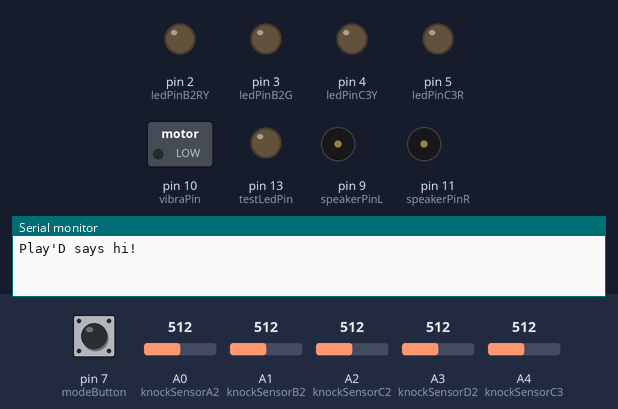
A sketch run on a simulated Arduino Uno, built with avr-gcc and run on an emulated ATmega328P. On the bench: switched loads named in the sketch (green lamp = pin HIGH), output pins drawn as LEDs (lit = HIGH), buzzer (waves = sounding, pin HIGH), the last lines printed to the serial monitor. Dashed ring = blinking. The inputs (shaded band) are chosen by the test bench; at power-on: A0 (knockSensorA2) = 512, pin 7 (modeButton) LOW, A4 (knockSensorC3) = 512, A1 (knockSensorB2) = 512, A2 (knockSensorC2) = 512, A3 (knockSensorD2) = 512. Random numbers use the default seed unless the sketch sets one.

Above: at 1.2 s.
1.3 s: A0 (knockSensorA2) set to 547
At 4.2 s:
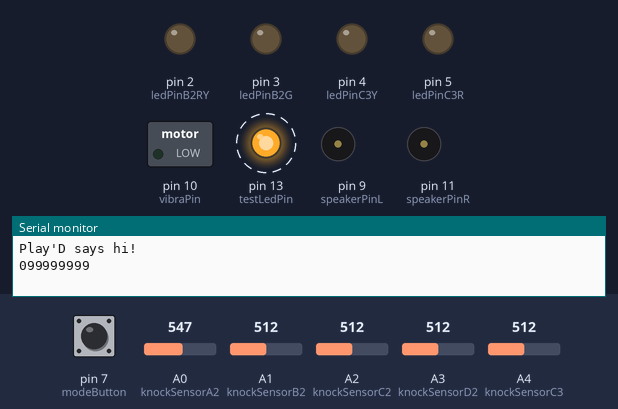
4.3 s: pin 7 (modeButton) pulled HIGH for 3.2 s
At 9.6 s:
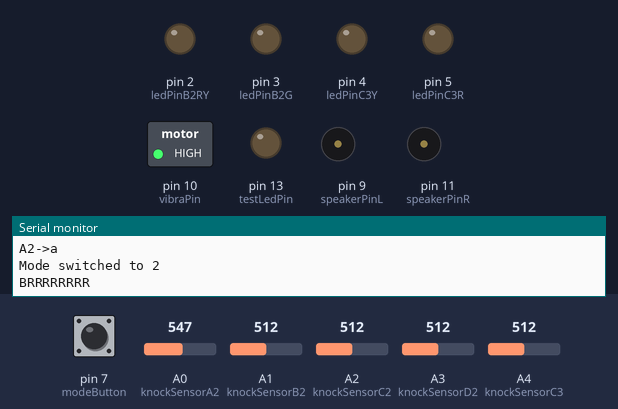
10.1 s: A4 (knockSensorC3) set to 544
12.3 s: A4 (knockSensorC3) set to 27
14.3 s: A4 (knockSensorC3) set to 22
At 17.2 s:
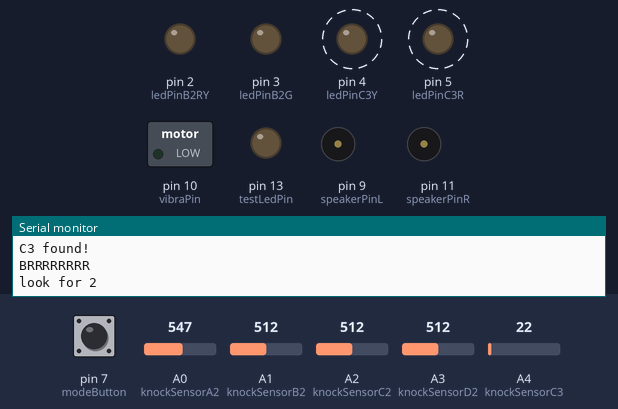
17.3 s: A4 (knockSensorC3) set to 30
At 19.0 s:
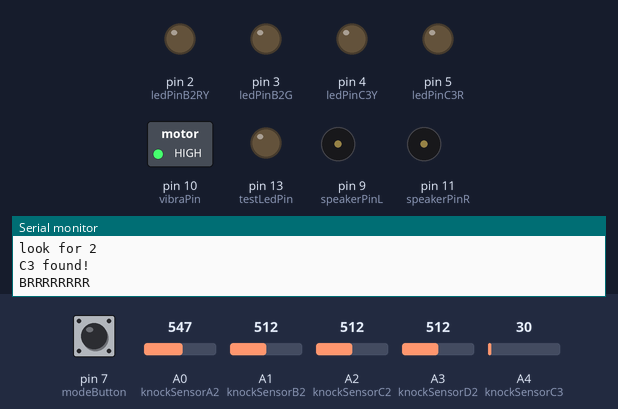
Timing chart, 0 to 21.3 s (numbered marks = the images above; inputs shaded):
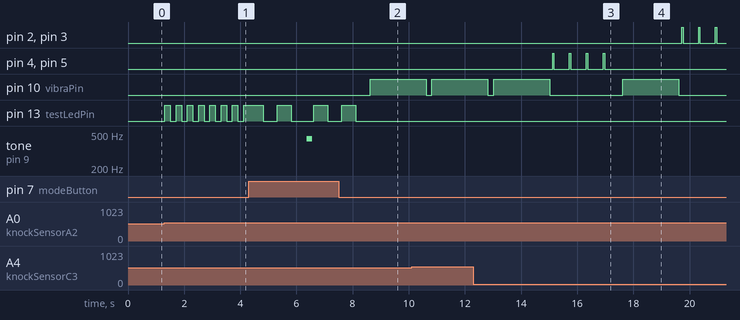

Measured:
- the behaviour switches between 536 and 537 on A0 (knockSensorA2) (found by bisection; images 0 and 1)
- the behaviour switches between 25 and 24 on A4 (knockSensorC3) (found by bisection; images 2 and 3)
- after the input at 1.3 s, pin 13 (testLedPin): alternates HIGH for 0.20 s and LOW for 0.20 s, starting at once
- after the input at 4.3 s, pin 10 (vibraPin): LOW → HIGH after 4.3 s; tone on pin 9 (speakerPinL): silent → 438 Hz after 2.1 s, → silent 0.20 s later
- after the input at 14.3 s, pin 4 (ledPinC3Y), pin 5 (ledPinC3R): alternates HIGH for 0.05 s and LOW for 0.55 s, starting after 0.82 s
- after the input at 17.3 s, pin 2 (ledPinB2RY), pin 3 (ledPinB2G): alternates HIGH for 0.05 s and LOW for 0.55 s, starting after 2.4 s; pin 10 (vibraPin): LOW → HIGH after 0.32 s, → LOW 2.0 s later

The sketch:

Playd1.pde
```cpp
//**********************************************************************//
//                                                                      //
//                            PLAY'D                                    //
//                        code version 0.1                              //
//                                                                      //
// PLAYD'D code for use with a 4x4 Arduino-controlled Play'D            //
// This version has 5 push-sensors, 4 independent light-connections,    //
// 2 speakers and 1 vibration actuator                                  //
//                                                                      //
// code by Viktor de Boer 2009                                          //
//                                                                      //
//**********************************************************************//

int ledPinB2RY = 2; // red/yellow lights on B2
int ledPinB2G = 3; // green lights on B2
int ledPinC3Y = 4; // yellow lights on C3
int ledPinC3R = 5; // red lights on C3

int currentMode = 0;   // The current mode (0=movement, 1=instrument)
int modeButtonVal=0;
int modeButton = 7; // pin for modebutton
int mode2Mode = 0;  // mode within mode 2

int testLedPin = 13;   // test led, changes at push and mode change
int statePin = LOW;   // variable used to store the last LED status, to toggle the light

int speakerPinL = 9;      // Left speaker
int speakerPinR = 11;     // Right speaker

int vibraPin = 10;

// Push sensors
int knockSensorA2 = 0;  // this knock sensor will be plugged at analog pin 0
int knockSensorB2 = 1;  // this knock sensor will be plugged at analog pin 1
int knockSensorC2 = 2;  // this knock sensor will be plugged at analog pin 2
int knockSensorD2 = 3;  //
int knockSensorC3 = 4;  //

byte valA2 = 0;         // variable to store the value read from the sensor pin
byte valB2 = 0;         // variable to store the value read from the sensor pin
byte valC2 = 0;         // variable to store the value read from the sensor pin
byte valD2 = 0;
byte valC3 = 0;

int THRESHOLD = 25;  // threshold value to decide when the detected sound is a knock or not
int lpArray[5] = {99,99,99,99,99}; // last pushed knockSensors (start =99)


// music globals
int length = 15; // the number of notes
char notes0[] = "CCCgaageeddC"; // a space represents a rest "CCCgaageeddC "
char notes1[] = "ccggaagffeeddc"; // a space represents a rest "ccggaagffeeddc "
int beats[] = { 1, 1, 1, 1, 1, 1, 2, 1, 1, 1, 1, 1, 1, 2, 4 };
int tempo = 300;


void setup() {
  // declare input/outputs (knock sensors on analog input: do not need to be declared)
     pinMode(ledPinB2RY,OUTPUT);
     pinMode(ledPinB2G,OUTPUT);
     pinMode(ledPinC3Y,OUTPUT);
     pinMode(ledPinC3R,OUTPUT);
     pinMode(testLedPin,OUTPUT);
     pinMode(speakerPinL, OUTPUT);
     pinMode(speakerPinR, OUTPUT);
     pinMode(vibraPin, OUTPUT);
     pinMode(modeButton, INPUT);

    // say hi over serial connection
     Serial.begin(9600);
     Serial.println("Play'D says hi!");
}

void loop() {

  // Switch modes on button push
  modeButtonVal = digitalRead(modeButton);
  // Serial.print(modeButtonVal);
  if (modeButtonVal==HIGH){
        if (currentMode==2){
          currentMode=0;
        }
        else if (currentMode==0){
          currentMode=1;
          resetArray();
        }
        else if (currentMode==1){
          currentMode=2;
          mode2Mode=0;
        }
        Serial.print("Mode switched to ");
        Serial.println(currentMode);
        digitalWrite(testLedPin, HIGH); // turn the led on or off
        delay(500);
        digitalWrite(testLedPin, LOW); // turn the led on or off
        delay(500);
        digitalWrite(testLedPin, HIGH);// turn the led on or off
        delay(500);
        digitalWrite(testLedPin, LOW); // turn the led on or off
        delay(500);

  }
    // *********************************    MODE 0   ***************************************
  if(currentMode==0){

  valA2 = analogRead(knockSensorA2);    // read the sensor and store it in the variable "val"
  valB2 = analogRead(knockSensorB2);    // read the sensor and store it in the variable "val"
  valC2 = analogRead(knockSensorC2);    // read the sensor and store it in the variable "val"
  valD2 = analogRead(knockSensorD2);    // read the sensor and store it in the variable "val"
  valC3 = analogRead(knockSensorC3);    // read the sensor and store it in the variable "val"

  if (valA2 >= THRESHOLD) {
    statePin = !statePin;           // toggle the status of the ledPin (this trick doesn't use time cycles)
    digitalWrite(testLedPin, statePin); // turn the led on or off
    delay(100);  // we have to make a delay to avoid overloading the serial port
    if (lpArray[0] !=0){push(0);    processLP();}   // if the pushed button is not the same as last time, add to array
  }

  if (valB2 >= THRESHOLD) {
    // toggle light show at B2
    lightshowB2();
    statePin = !statePin;           // toggle the status of the ledPin (this trick doesn't use time cycles)
    digitalWrite(testLedPin, statePin); // turn the led on or off
    delay(100);  // we have to make a delay to avoid overloading the serial port
    if (lpArray[0] !=1) {push(1);    processLP();}
  }

  if (valC2 >= THRESHOLD) {
    statePin = !statePin;           // toggle the status of the ledPin (this trick doesn't use time cycles)
    digitalWrite(testLedPin, statePin); // turn the led on or off
    delay(100);  // we have to make a delay to avoid overloading the serial port
    if (lpArray[0] !=2){push(2);    processLP();}

  }

  if (valD2 >= THRESHOLD) {
    // toggle light show at B2
    statePin = !statePin;           // toggle the status of the ledPin (this trick doesn't use time cycles)
    digitalWrite(testLedPin, statePin); // turn the led on or off
    delay(100);  // we have to make a delay to avoid overloading the serial port
    if (lpArray[0] !=3) {push(3);    processLP();}
  }

  if (valC3 >= THRESHOLD) {
    lightshowC3();
    statePin = !statePin;           // toggle the status of the ledPin (this trick doesn't use time cycles)
    digitalWrite(testLedPin, statePin); // turn the led on or off
    delay(100);  // we have to make a delay to avoid overloading the serial port
    if (lpArray[0] !=4){push(4);    processLP();}

  }
  delay(100);  // we have to make a delay to avoid overloading the serial port
  }


  // *********************************    MODE 1   ***************************************
  if (currentMode==1){


  valA2 = analogRead(knockSensorA2);    // read the sensor and store it in the variable "val"
  valB2 = analogRead(knockSensorB2);    // read the sensor and store it in the variable "val"
  valC2 = analogRead(knockSensorC2);    // read the sensor and store it in the variable "val"
  valD2 = analogRead(knockSensorD2);    // read the sensor and store it in the variable "val"
  valC3 = analogRead(knockSensorC3);    // read the sensor and store it in the variable "val"

 if (valA2 >= THRESHOLD) {
    playNote(speakerPinL, 'a', 200);
    Serial.println("A2->a");
    delay(50);  // we have to make a delay to avoid overloading the serial port
  }
 if (valB2 >= THRESHOLD) {
    flashB2();
    playNote(speakerPinL, 'b', 200);
    Serial.println("B2->B plus lights");
    delay(50);  // we have to make a delay to avoid overloading the serial port
  }
  if (valC2 >= THRESHOLD) {
    playNote(speakerPinR, 'c', 200);
    Serial.println("C2->c");
    delay(50);  // we have to make a delay to avoid overloading the serial port
  }
  if (valD2 >= THRESHOLD) {
    playNote(speakerPinR, 'd', 200);
    Serial.println("D2->d");
    delay(50);  // we have to make a delay to avoid overloading the serial port
  }
  if (valC3 >= THRESHOLD) {
    flashC3();
    playNote(speakerPinL, 'e', 200);
    Serial.println("C3->e plus lights");
    delay(50);  // we have to make a delay to avoid overloading the serial port
  }

  delay(50);  // we have to make a delay to avoid overloading the serial port

} // close mode 1


  // *********************************    MODE 2   ***************************************
  // choose a square at random (for now only B2 or C3) and flash it until right square is pushed.
  // in that case, vibrate for X seconds, then choose anew.

  if (currentMode==2){

    // found / choosing mode
    if (mode2Mode == 0){
      Serial.println("BRRRRRRRR");
      vibrateLong();
      mode2Mode = random(1,3); // choose at random
      Serial.print("look for ");
      Serial.println(mode2Mode);
      delay(50);
    }
    // push B2 mode
    else if (mode2Mode == 1){
      valB2 = analogRead(knockSensorB2);    // read the sensor and store it in the variable "val"
      if (valB2 >= THRESHOLD) {
        mode2Mode = 0;                      // go to found mode
        Serial.println("B2 found!");
        delay(50);  // we have to make a delay to avoid overloading the serial port
      }
      else{
        flashB2();
        delay(500);
      }
    }
    // push C3 mode
    else if (mode2Mode == 2){
      valC3 = analogRead(knockSensorC3);    // read the sensor and store it in the variable "val"
      if (valC3 >= THRESHOLD) {
        mode2Mode = 0;                      // go to found mode
        Serial.println("C3 found!");
        delay(50);                          // we have to make a delay to avoid overloading the serial port
      }
      else{
        flashC3();
        delay(500);
      }
    }
    delay(50);
  }// close mode 2

} // close loop
// ********************  Supporting functions  *****************************

// Array-functions
// push int on array
void push(int i){
    lpArray[4] = lpArray[3];
    lpArray[3] = lpArray[2];
    lpArray[2] = lpArray[1];
    lpArray[1] = lpArray[0];
    lpArray[0] = i;
    Serial.print(lpArray[0]);
    Serial.print(lpArray[1]);
    Serial.print(lpArray[2]);
    Serial.print(lpArray[3]);
    Serial.println(lpArray[4]);
}

void resetArray(){
          lpArray[0] = 99;
          lpArray[1] = 99;
          lpArray[2] = 99;
          lpArray[3] = 99;
          lpArray[4] = 99;
        }
// process the array
 void processLP(){
     int a = lpArray[0];
     int b = lpArray[1];
     int c = lpArray[2];
    if (a==0 && b==1 && c==2){
        lightshowB2();
        playSong(speakerPinR,0);
        Serial.print("playing right");
    }
    if (a==3 && b==2 && c==1){
        lightshowC3;
        playSong(speakerPinL,1);
        Serial.print("playing left");
    }
 }


 //****************   Play music  *******************************
/* Melody
 * (cleft) 2005 D. Cuartielles for K3
 *
 * This example uses a piezo speaker to play melodies.  It sends
 * a square wave of the appropriate frequency to the piezo, generating
 * the corresponding tone.
 *
 * The calculation of the tones is made following the mathematical
 * operation:
 *
 *       timeHigh = period / 2 = 1 / (2 * toneFrequency)
 *
 * where the different tones are described as in the table:
 *
 * note 	frequency 	period 	timeHigh
 * c 	        261 Hz 	        3830 	1915
 * d 	        294 Hz 	        3400 	1700
 * e 	        329 Hz 	        3038 	1519
 * f 	        349 Hz 	        2864 	1432
 * g 	        392 Hz 	        2550 	1275
 * a 	        440 Hz 	        2272 	1136
 * b 	        493 Hz 	        2028	1014
 * C	        523 Hz	        1912 	956
 *
 * http://www.arduino.cc/en/Tutorial/Melody
 */


void playTone(int speakerPinX, int tone, int duration) {
  for (long i = 0; i < duration * 1000L; i += tone * 2) {
    digitalWrite(speakerPinX, HIGH);
    delayMicroseconds(tone);
    digitalWrite(speakerPinX, LOW);
    delayMicroseconds(tone);
  }
}

void playNote(int speakerPinX, char note, int duration) {
  char names[] = { 'c', 'd', 'e', 'f', 'g', 'a', 'b', 'C' };
  int tones[] = { 1915, 1700, 1519, 1432, 1275, 1136, 1014, 956 };

  // play the tone corresponding to the note name
  for (int i = 0; i < 8; i++) {
    if (names[i] == note) {
      playTone(speakerPinX, tones[i], duration);
    }
  }
}


void playSong(int speakerPinX, int whichSong) {

  if (whichSong==0){
  for (int i = 0; i < length; i++) {
    if (notes0[i] == ' ') {
      delay(beats[i] * tempo); // rest
    } else {
      playNote(speakerPinX, notes0[i], beats[i] * tempo);
    }

    // pause between notes
    delay(tempo / 2);
    }
  }

if (whichSong==1){

  for (int i = 0; i < length; i++) {
    if (notes1[i] == ' ') {
      delay(beats[i] * tempo); // rest
    } else {
      playNote(speakerPinX, notes1[i], beats[i] * tempo);
    }

    // pause between notes
    delay(tempo / 2);
    }
  }


  }

// *************************** Light Show   *******************************************


// light show at B2
void lightshowB2(){
  digitalWrite(ledPinB2RY,HIGH); delay(200); digitalWrite(ledPinB2RY,LOW); delay(200);
  digitalWrite(ledPinB2G,HIGH); delay(200); digitalWrite(ledPinB2G,LOW); delay(200);
  digitalWrite(ledPinB2RY,HIGH); delay(200); digitalWrite(ledPinB2RY,LOW); delay(200);
  digitalWrite(ledPinB2G,HIGH); delay(200); digitalWrite(ledPinB2G,LOW); delay(200);
  digitalWrite(ledPinB2RY,HIGH); delay(200); digitalWrite(ledPinB2RY,LOW); delay(200);
  digitalWrite(ledPinB2G,HIGH); delay(200); digitalWrite(ledPinB2G,LOW); delay(200);
}

// light show at C3
void lightshowC3(){
  digitalWrite(ledPinC3Y,HIGH); delay(200); digitalWrite(ledPinC3Y,LOW); delay(200);
  digitalWrite(ledPinC3R,HIGH); delay(200); digitalWrite(ledPinC3R,LOW); delay(200);
  digitalWrite(ledPinC3Y,HIGH); delay(200); digitalWrite(ledPinC3Y,LOW); delay(200);
  digitalWrite(ledPinC3R,HIGH); delay(200); digitalWrite(ledPinC3R,LOW); delay(200);
  digitalWrite(ledPinC3Y,HIGH); delay(200); digitalWrite(ledPinC3Y,LOW); delay(200);
  digitalWrite(ledPinC3R,HIGH); delay(200); digitalWrite(ledPinC3R,LOW); delay(200);
}

// briefly flash all lights at B2
void flashB2(){
      digitalWrite(ledPinB2RY,HIGH);
      digitalWrite(ledPinB2G,HIGH);
      delay(50);
      digitalWrite(ledPinB2RY,LOW);
      digitalWrite(ledPinB2G,LOW);
}

// briefly flash all lights at C3
void flashC3(){
      digitalWrite(ledPinC3Y,HIGH);
      digitalWrite(ledPinC3R,HIGH);
      delay(50);
      digitalWrite(ledPinC3Y,LOW);
      digitalWrite(ledPinC3R,LOW);
}


// ************************ Vibration **************************

void vibrateLong(){
  digitalWrite(vibraPin,HIGH);
  delay(2000);
  digitalWrite(vibraPin, LOW);
}
```
